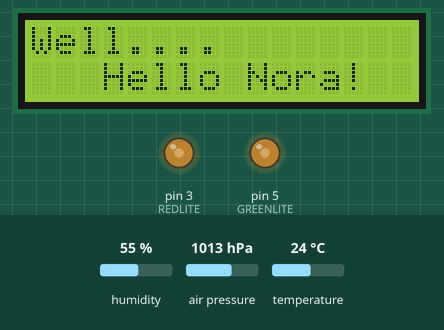
This sketch was run on a simulated Arduino Uno, built with avr-gcc and run on an emulated ATmega328P. Shown: 16×2 character LCD, output pins drawn as LEDs (lit = HIGH). Inputs (shaded band) come from the test bench; at power-on: temperature 24 °C, air pressure 1013 hPa, humidity 55 %. Random numbers use the default seed unless the sketch sets one; what the sketch prints to the serial monitor is not drawn.

Above: at 6.2 s.
6.3 s: temperature set to 12 °C
At 21.1 s:
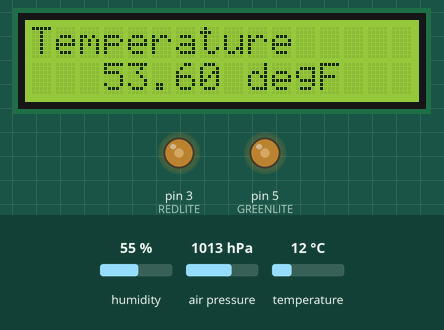
28.7 s: air pressure set to 1008 hPa
At 36.2 s:
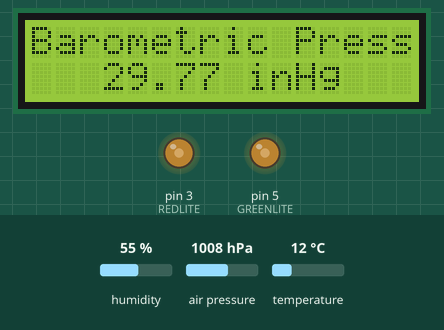
51.1 s: air pressure set to 1005 hPa
At 56.2 s:
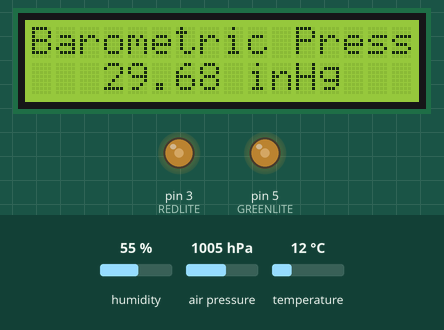
73.5 s: air pressure set to 1001 hPa
At 91.3 s:
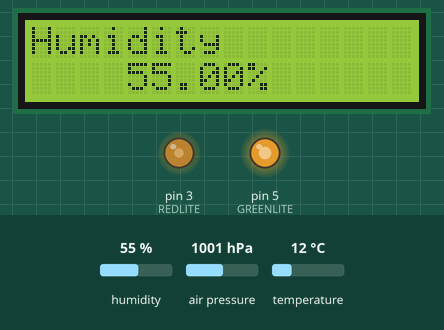
Timing chart, 0 to 92.8 s (numbered marks = the images above; inputs shaded):
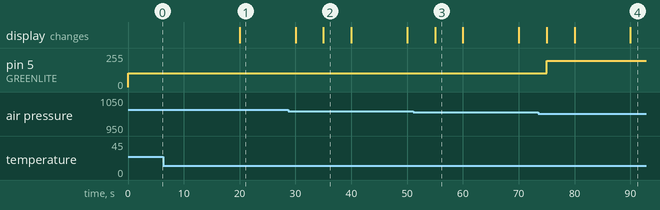

The sketch:

temp1LCD.ino
```cpp
/***************************************************************************

 ***************************************************************************/
#include <LiquidCrystal.h>
#include <Wire.h>
#include <SPI.h>
#include <Adafruit_Sensor.h>
#include <Adafruit_BME280.h>

#define REDLITE 3
#define GREENLITE 5
//#define BLUELITE 10

#define BME_SCK 13
#define BME_MISO 12
#define BME_MOSI 11
#define BME_CS 10

#define SEALEVELPRESSURE_HPA (1013.25)

Adafruit_BME280 bme(BME_CS, BME_MOSI, BME_MISO, BME_SCK);
LiquidCrystal lcd(9, 8, 7, 6, 4, 2);

float tempC, tempF, humidity, pressure;

long previousMillis = 0;
long interval1 = 5000;
long interval2 = 10000;
long interval3 = 15000;
long interval4 = 20000;

int count = 0;
int brightness = 255;

void setup() {
    Serial.begin(9600);
    Serial.println(F("BME280 test"));
    lcd.begin(16, 2);
    lcd.clear();

    pinMode(REDLITE, OUTPUT);
    pinMode(GREENLITE, OUTPUT);
    setBacklight(255, 255, 0);

    lcd.setCursor(0,0);
    lcd.print("Well....");
    lcd.setCursor(0,1);
    lcd.print("   Hello Nora!");


    bool status;

    // default settings
    // (you can also pass in a Wire library object like &Wire2)
    status = bme.begin();
    if (!status) {
        Serial.println("Could not find a valid BME280 sensor, check wiring!");
        while (1);
    }

    Serial.println("-- Default Test --");
    Serial.println();
    delay(5000); // let sensor boot up

}


void loop() {
    // put your main code here, to run repeatedly:
    unsigned long currentMillis = millis();
    long randNumber = random(1,20);


    if((currentMillis - previousMillis) < interval1)
    {
      if (count == 0)
      {
        printTemp();
        count = 1;
      }
    }

    else if (((currentMillis -previousMillis) > interval2) && ((currentMillis -previousMillis) < interval3))
    {
      if (count == 1)
      {
        printHumidity();
        count = 2;
      }

    }
    else if (((currentMillis - previousMillis) > interval3) && ((currentMillis -previousMillis) < interval4))
    {
      if (count == 2)
      {
        printPressure();

        if (pressure > 29.85){
          setBacklight(0, 255, 0);
        }
        if (pressure < 29.85){
          setBacklight(255, 255, 0);
        }
        if (pressure < 29.60){
          setBacklight(255, 100, 0);
        }
        if (pressure < 29.50){
          setBacklight(255, 0, 0);
        }

        count = 0;
      }


    }

    else if ((currentMillis - previousMillis) > interval4)
    {
      previousMillis = currentMillis;
    }

}


void printTemp() {
    lcd.clear();
    tempC =bme.readTemperature();
    tempF = tempC*9/5 +32;
    lcd.setCursor(0,0);
    lcd.print("Temperature ");
    lcd.setCursor(3,1);
    lcd.print(tempF);
    lcd.setCursor(9,1);
    lcd.print("degF");
}

void printHumidity() {
    lcd.clear();
    humidity =bme.readHumidity();
    lcd.setCursor(0,0);
    lcd.print("Humidity ");
    lcd.setCursor(4,1);
    lcd.print(humidity);
    lcd.setCursor(9,1);
    lcd.print("%");
}


void printPressure() {
    lcd.clear();
    pressure =(bme.readPressure() / 3386.39) ;
    lcd.setCursor(0,0);
    lcd.print("Barometric Press ");
    lcd.setCursor(3,1);
    lcd.print(pressure);
    lcd.setCursor(9,1);
    lcd.print("inHg");
}


void setBacklight(uint8_t r, uint8_t g, uint8_t b) {
  // normalize the red LED - its brighter than the rest!

  r = map(r, 0, 255, 0, 150);
  g = map(g, 0, 255, 0, 150);

  r = map(r, 0, 255, 0, brightness);
  g = map(g, 0, 255, 0, brightness);

  // common anode so invert!
  r = map(r, 0, 255, 255, 0);
  g = map(g, 0, 255, 255, 0);

  analogWrite(REDLITE, r);
  analogWrite(GREENLITE, g);
}
```

Measured:
- the behaviour switches between 1011 and 1010 hPa on air pressure (found by bisection; images 1 and 2)
- the behaviour switches between 1003 and 1002 hPa on air pressure (found by bisection; images 3 and 4)
- after the input at 73.5 s, pin 5 (GREENLITE): 105/255 → 197/255 after 1.5 s
- what the display in image 2 shows lasts 5.0 s, from 35.0 s to 40.0 s
